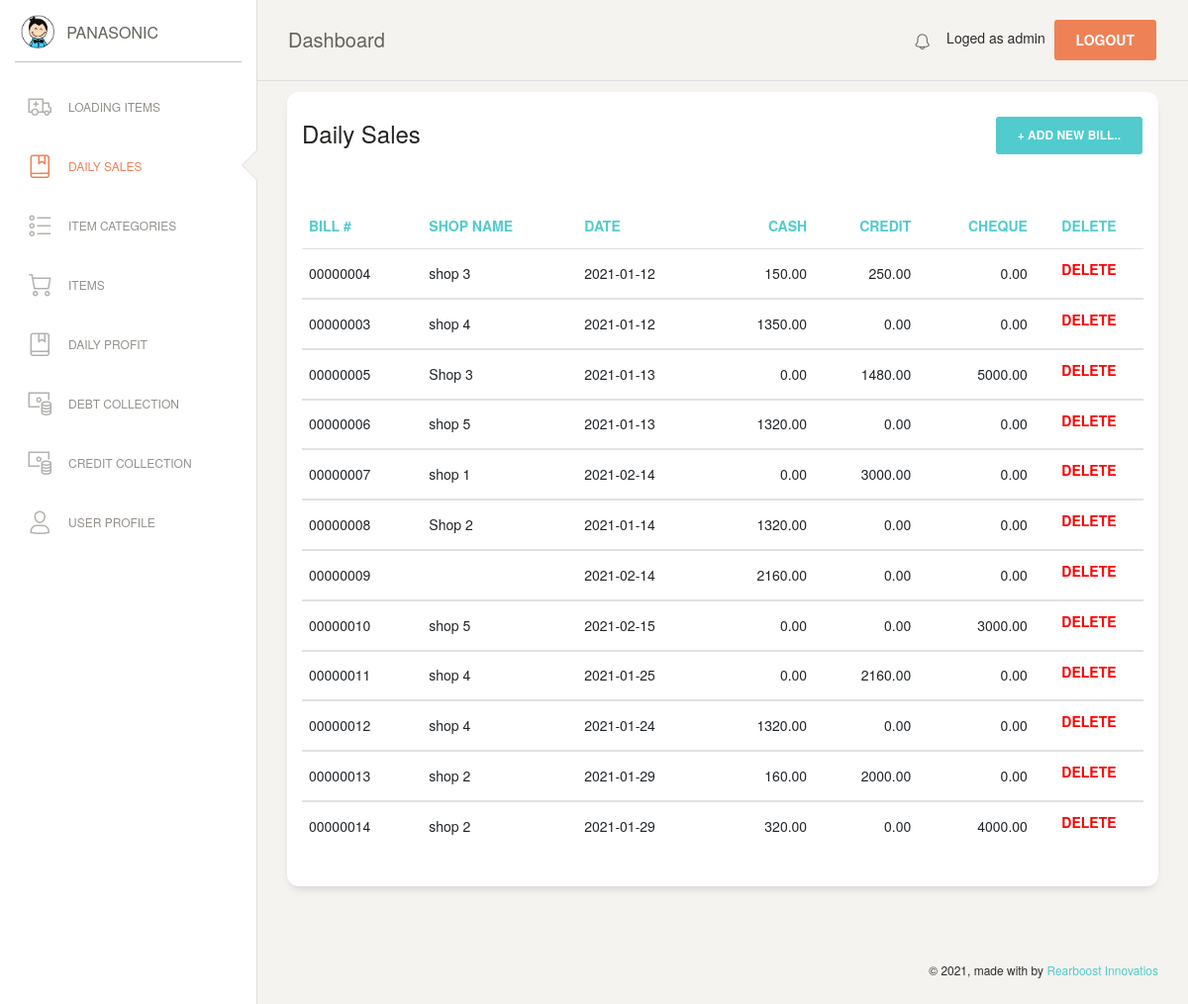
Page /daily_sales.php (signed in) on the committed database.
### tables this page shows
CREATE TABLE `bill` (
  `B_id` int(11) NOT NULL,
  `bill_no` varchar(20) NOT NULL,
  `shop` varchar(100) NOT NULL,
  `b_date` varchar(100) NOT NULL,
  `month` int(5) NOT NULL,
  `year` int(5) NOT NULL,
  `bill_amount` double(10,2) NOT NULL DEFAULT '0.00',
  `discount` double(10,2) NOT NULL DEFAULT '0.00',
  `discounted_amt` double(10,2) NOT NULL DEFAULT '0.00',
  `cost` double(10,2) NOT NULL DEFAULT '0.00',
  `cash` double(10,2) NOT NULL DEFAULT '0.00',
  `credit` double(10,2) NOT NULL DEFAULT '0.00',
  `cheque` double(10,2) NOT NULL DEFAULT '0.00',
  `cheque_no` varchar(25) NOT NULL,
  `cheque_date` varchar(100) NOT NULL,
  `cheque_status` smallint(6) NOT NULL
);

### daily_sales.php (the view, shortened to what this page needs)
<?php
if (!isset($_SESSION['loged_user'])) {
    header('location: login.php');
}else {
  $con = mysqli_connect(DB_HOSTNAME,DB_USERNAME,DB_PASSWORD);
  mysqli_select_db($con,DB_NAME);
?>
<!DOCTYPE html>
<html lang="en">
<head>
  <link href="assets/css/bootstrap.min.css" rel="stylesheet" />
  <link href="assets/css/paper-dashboard.css?v=2.0.1" rel="stylesheet" />
  <link href="assets/demo/demo.css" rel="stylesheet" />
  <link rel="stylesheet" type="text/css" href="https://cdn.datatables.net/1.10.23/css/jquery.dataTables.css">
</head>
<body class="">
  <div class="wrapper ">
    <?php include('include/sidebar.php');  ?>
    <div class="main-panel">
      <?php include('include/nav.php');  ?>
      <div class="content">
       <div class="row">
          <div class="col-md-12">
            <div class="card">
              <div class="row">
              <div class="col-md-8">
                <div class="card-header">
                  <h4 class="card-title"> Daily Sales </h4>
                </div>
              </div>
              <div class="col-md-4">
                <div class="card-header">
                    <button type="button" class="btn btn-primary add-btn" data-toggle="modal" data-target="#Form1">+ Add New Bill..
                    </button>
                </div>
              </div>
              </div>
              <div class="card-body">
              </div>
              <div class="card-body">
                <div class="table-responsive">
                  <table class="table" id="myTable">
                    <thead class="text-primary">
                      <th>                     BILL #     </th>
                      <th>                     SHOP NAME  </th>
                      <th>                     DATE       </th>
                      <th class="text-right">  CASH       </th>
                      <th class="text-right">  CREDIT     </th>
                      <th class="text-right">  CHEQUE     </th>
                      <th class="text-center"> DELETE     </th>
                    </thead>
                    <tbody>
                      <?php
                      $sql=mysqli_query($con,"SELECT * FROM bill");
                      $numRows = mysqli_num_rows($sql);
                      if($numRows > 0) {
                        while($row = mysqli_fetch_assoc($sql)) {
                          ?>
                          <tr>
                            <td>                    <?php echo $row['bill_no'] ?> </td>
                            <td>                    <?php echo $row['shop'] ?>    </td>
                            <td>                    <?php echo $row['b_date'] ?>  </td>
                            <td class="text-right"> <?php echo $row['cash'] ?>    </td>
                            <td class="text-right"> <?php echo $row['credit'] ?>  </td>
                            <td class="text-right"> <?php echo $row['cheque'] ?>  </td>
                            <td class="text-center">
                              <a href="#" onclick="confirmation('event','<?php echo $row['bill_no']; ?>')" name="delete">
                              <h6 style='color:red;'>DELETE</h6></a>
                            </td>
                          </tr>
                    </tbody>
                           <?php
                        }
                      }
                    ?>
                    </table>
                </div>
              </div>
            </div>
          </div>
        </div>
      </div>
       <?php include('include/footer.php');  ?>
    </div>
  </div>
</body>
</html>
<?php
}
?>

### assets/demo/demo.css (style rules this page uses)
.add-btn { float: right !important; }

### rows in the picture
bill: bill_no "00000004", shop "shop 3", b_date "2021-01-12", cash "150.00", credit "250.00", cheque "0.00"
bill: bill_no "00000003", shop "shop 4", b_date "2021-01-12", cash "1350.00", credit "0.00", cheque "0.00"
bill: bill_no "00000005", shop "Shop 3", b_date "2021-01-13", cash "0.00", credit "1480.00", cheque "5000.00"
bill: bill_no "00000006", shop "shop 5", b_date "2021-01-13", cash "1320.00", credit "0.00", cheque "0.00"
bill: bill_no "00000007", shop "shop 1", b_date "2021-02-14", cash "0.00", credit "3000.00", cheque "0.00"
bill: bill_no "00000008", shop "Shop 2", b_date "2021-01-14", cash "1320.00", credit "0.00", cheque "0.00"
bill: bill_no "00000009", b_date "2021-02-14", cash "2160.00", credit "0.00", cheque "0.00"
bill: bill_no "00000010", shop "shop 5", b_date "2021-02-15", cash "0.00", credit "0.00", cheque "3000.00"
bill: bill_no "00000011", shop "shop 4", b_date "2021-01-25", cash "0.00", credit "2160.00", cheque "0.00"
bill: bill_no "00000012", shop "shop 4", b_date "2021-01-24", cash "1320.00", credit "0.00", cheque "0.00"
bill: bill_no "00000013", shop "shop 2", b_date "2021-01-29", cash "160.00", credit "2000.00", cheque "0.00"
bill: bill_no "00000014", shop "shop 2", b_date "2021-01-29", cash "320.00", credit "0.00", cheque "4000.00"

### other values in the picture
$_SESSION['loged_user'] "admin"
